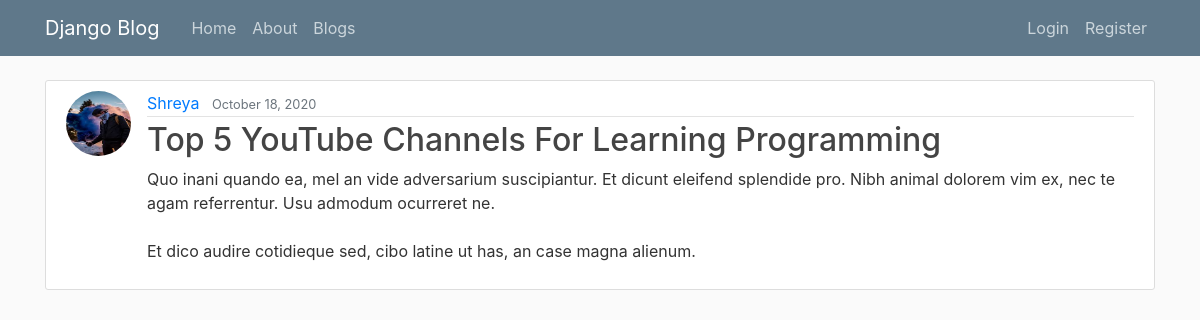
The page /post/35/ on the database its author committed.
### blog/models.py (models this page shows, shortened)
class Post(models.Model):
    title = models.CharField(max_length=100)
    content = models.TextField()
    date_posted = models.DateTimeField(default=timezone.now)
    author = models.ForeignKey(User,on_delete=models.CASCADE)

### users/models.py (models this page shows, shortened)
class Profile(models.Model):
    user = models.OneToOneField(User,on_delete=models.CASCADE)
    image = models.ImageField(default='default.jpg',upload_to='profile_pics')

### blog/views.py (the view)
# urls.py: path('post/<int:pk>/', PostDetailView.as_view(),name="post-detail"),
class PostDetailView(DetailView):
    model = Post

### blog/templates/blog/post_detail.html (shortened to what this page needs)
{% extends 'blog/base.html' %}
{% block content %}
<article class="media content-section">
    <img  class="rounded-circle article-img" src="{{object.author.profile.image.url}}">
    <div class="media-body">
        <div class="article-metadata">
            <a class="mr-2" href="{% url 'user-posts' post.author.username %}">{{ object.author }}</a>
        <small class="text-muted">{{ object.date_posted|date:"F d, Y" }}</small>
    </div>
    <h2 class="article-title">{{ object.title }}</h2>
    <p class="article-content">{{ object.content }}</p>
    </div>
</article>
{% endblock content %}

### blog/static/css/main.css (style rules this page uses)
body { background: #fafafa; color: #333333; margin-top: 5rem; }
h1, h2, h3, h4, h5, h6 { color: #444444; }
.content-section { background: #ffffff; padding: 10px 20px; border: 1px solid #dddddd; border-radius: 3px; margin-bottom: 20px; }
.article-title { color: #444444; }
.article-content { white-space: pre-line; }
.article-img { height: 65px; width: 65px; margin-right: 16px; }
.article-metadata { padding-bottom: 1px; margin-bottom: 4px; border-bottom: 1px solid #e3e3e3 }

### rows shown on the page
Post: author.profile.image (picture), author "Shreya", date_posted "October 18, 2020", title "Top 5 YouTube Channels For Learning Programming", content "Quo inani quando ea, mel an vide adversarium suscipiantur. Et dicunt eleifend splendide pro. Nibh animal dolorem vim ex, nec te agam referrentur. Usu admodum ocurreret ne. Et dico audire cotidieque sed, cibo latine ut has, an case magna alienum."
